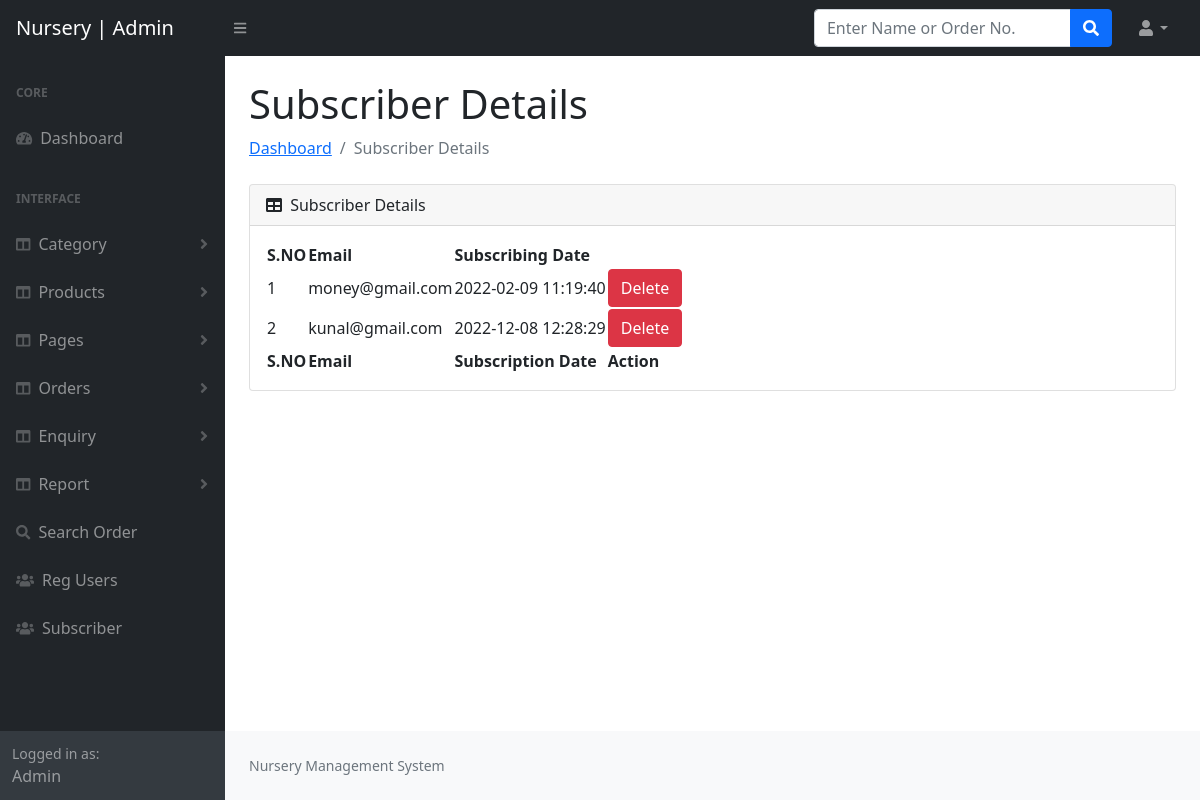
Page /admin/subscriber.php (signed in) on the committed database.
### tables this page shows
CREATE TABLE `tblsubscriber` (
  `ID` int(5) NOT NULL,
  `Email` varchar(200) DEFAULT NULL,
  `DateofSub` timestamp NOT NULL DEFAULT current_timestamp()
);

### admin/subscriber.php (the view, shortened to what this page needs)
<?php
include('includes/config.php');
if (strlen($_SESSION['aid']==0)) {
  header('location:logout.php');
  } else{
  ?>
<!DOCTYPE html>
<html lang="en">
    <head>
        <link href="https://cdn.jsdelivr.net/npm/simple-datatables@latest/dist/style.css" rel="stylesheet" />
        <link href="css/styles.css" rel="stylesheet" />
    </head>
    <body class="sb-nav-fixed">
 <?php include_once('includes/header.php');?>
        <div id="layoutSidenav">
       <?php include_once('includes/sidebar.php');?>
            <div id="layoutSidenav_content">
                <main>
                    <div class="container-fluid px-4">
                        <h1 class="mt-4">Subscriber Details</h1>
                        <ol class="breadcrumb mb-4">
                            <li class="breadcrumb-item"><a href="dashboard.php">Dashboard</a></li>
                            <li class="breadcrumb-item active">Subscriber Details</li>
                        </ol>
                        <div class="card mb-4">
                            <div class="card-header">
                                <i class="fas fa-table me-1"></i>
                               Subscriber Details
                            </div>
                            <div class="card-body">
                                <table id="datatablesSimple">
                                    <thead>
                                        <tr>
                  <th>S.NO</th>
                   <th>Email</th>
                  <th>Subscribing Date</th>
                </tr>
                                    </thead>
                                    <tfoot>
                                      <tr>
                  <th>S.NO</th>
                   <th>Email</th>
                  <th>Subscription Date</th>
                  <th>Action</th>
                </tr>
                                    </tfoot>
                                    <tbody>
<?php
$ret=mysqli_query($con,"select * from tblsubscriber");
$cnt=1;
while ($row=mysqli_fetch_array($ret)) {
?>
                                <tr class="gradeX">
                  <td><?php echo $cnt;?></td>
                  <td><?php  echo $row['Email'];?></td>
                  <td><?php  echo $row['DateofSub'];?></td>
                  <td>  <a href="subscriber.php?id=<?php echo $row['ID']?>&del=delete" onClick="return confirm('Are you sure you want to delete?')" class="btn btn-danger">Delete</a></td>
                </tr>
                                        <?php $cnt=$cnt+1; } ?>
                                    </tbody>
                                </table>
                            </div>
                        </div>
                    </div>
                </main>
<?php include_once('includes/footer.php');?>
            </div>
        </div>
    </body>
</html>
<?php } ?>

### rows in the picture
tblsubscriber: Email "money@gmail.com", DateofSub "2022-02-09 11:19:40"
tblsubscriber: Email "kunal@gmail.com", DateofSub "2022-12-08 12:28:29"
